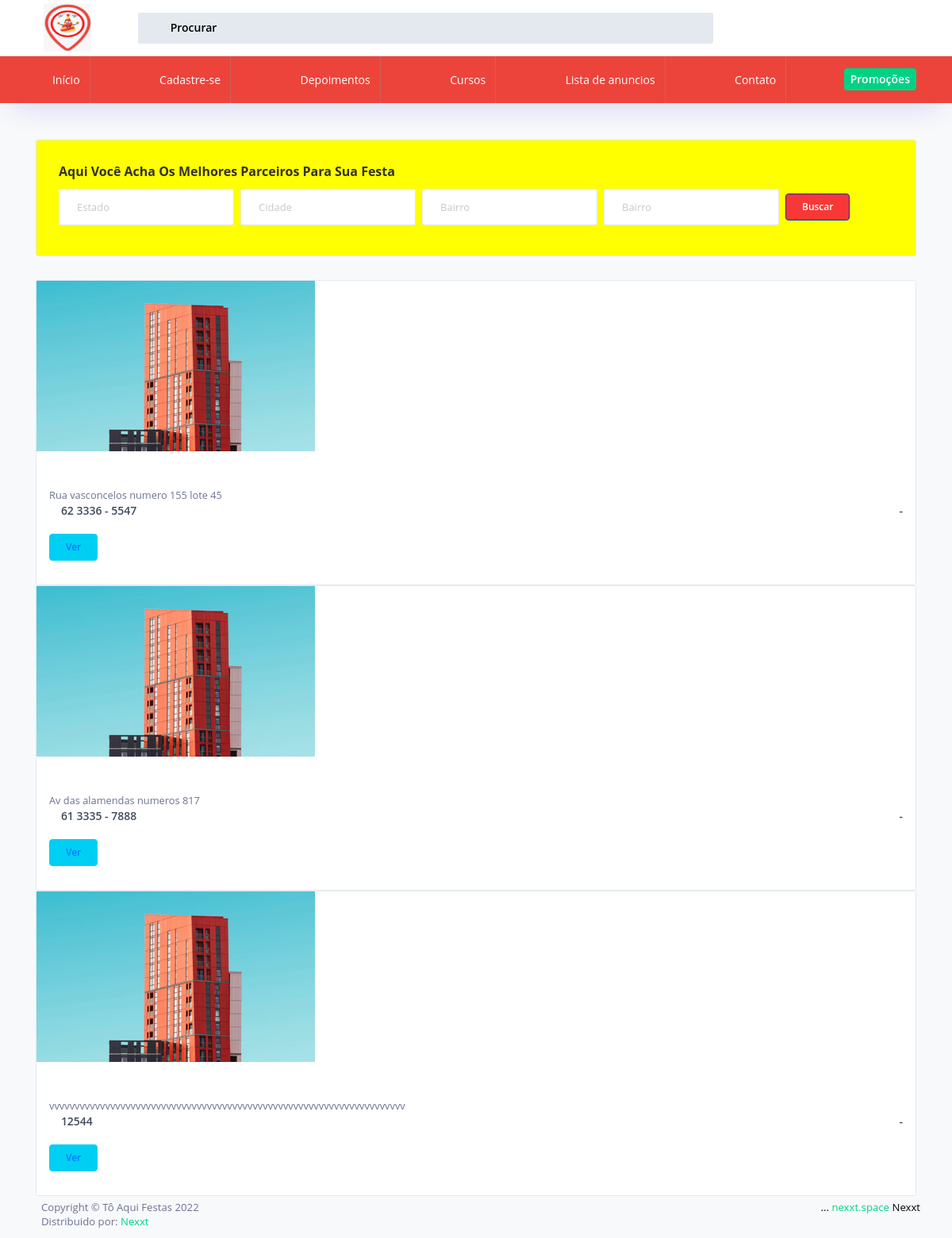
/lista-de-anuncios/, run on an earlier commit of the app's database.
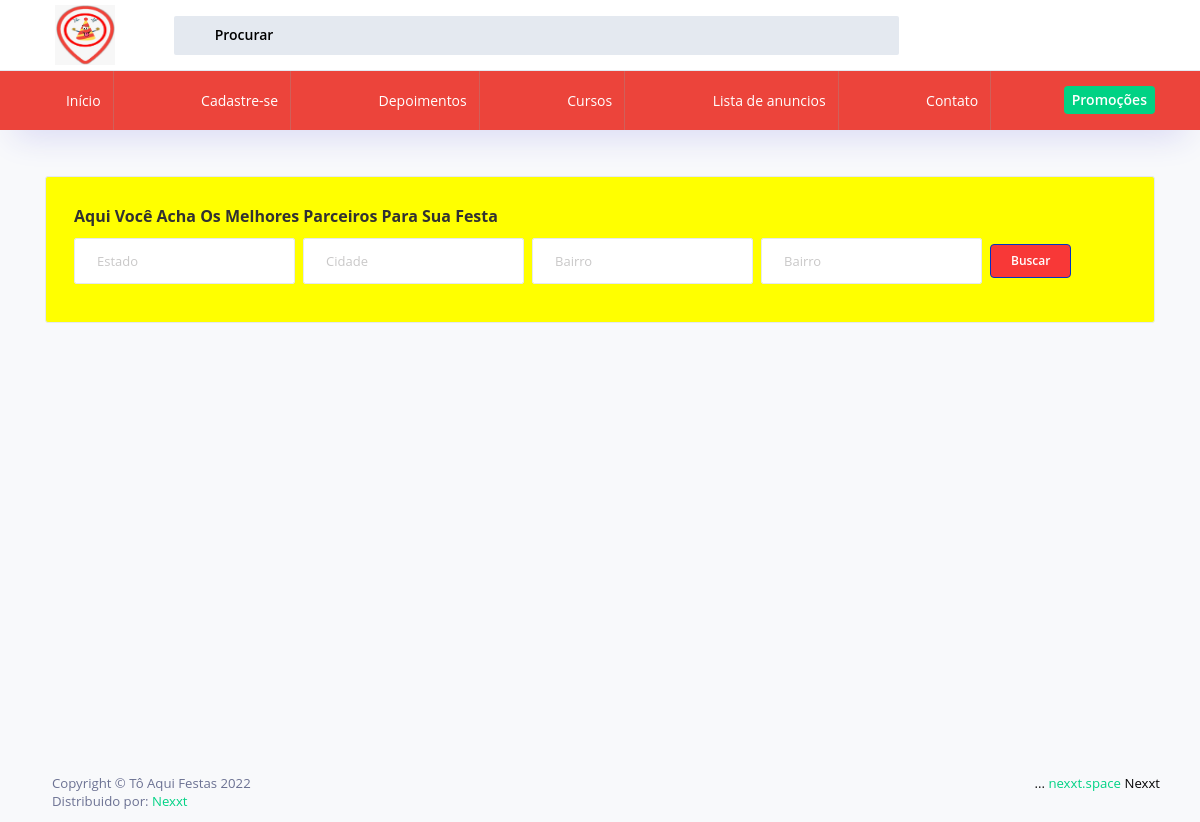
And on a later commit of the database.
### home/models.py (models this page shows, shortened)
class Anuncios(models.Model):
    criado = models.DateTimeField(auto_now_add=True)
    modificado = models.DateTimeField(auto_now=True)
    nome = models.CharField('Nome', max_length=255)
    descricao = models.TextField('Descrição', )
    estado = models.ForeignKey(Estado, on_delete=models.CASCADE)
    categoria = models.ForeignKey(Categorias, on_delete=models.CASCADE)
    endereco = models.CharField('Endereço', max_length=255)
    telefone = models.CharField('Telefone', max_length=255)
    email = models.EmailField('E-mail', max_length=255, null=True, blank=True)
    facebook = models.CharField('Facebook', max_length=255, null=True, blank=True)
    istagram = models.CharField('Instagram', max_length=255, null=True, blank=True)
    class Meta:
        verbose_name = 'Anuncio'
        verbose_name_plural = 'Anuncios'

### home/views.py (the view)
# urls.py: path('lista-de-anuncios/', listaDeAnuncios, name='lista-de-anuncios'),
def listaDeAnuncios(request):
    anuncio = Anuncios.objects.all()
    context = {
        'lista_de_anuncios': anuncio
    }
    return render(request, 'lista-de-anuncios.html', context)

### home/templates/lista-de-anuncios.html (shortened to what this page needs)
{% load static %}
<!DOCTYPE html>
<html lang="en">
<head>
    {% include 'includes/css.html' %}
</head>
<body>
    <div class="container-scroller">
        <div class="horizontal-menu">
            {% include 'includes/header.html' %}
        </div>
        <div class="container-fluid page-body-wrapper">
            <div class="main-panel">
                <div class="content-wrapper pb-0">
                    <div class="row">
                        <div class="col-12 grid-margin stretch-card">
                            <div class="card" style="background-color:yellow;">
                                <div class="card-body">
                                    <h4 class="card-title">Aqui você acha os melhores parceiros para sua festa</h4>
                                    <form class="form-inline">
                                        <input type="text" class="form-control mb-2 mr-sm-2" id="inlineFormInputName2" placeholder="Estado">
                                        <input type="text" class="form-control mb-2 mr-sm-2" id="inlineFormInputName2" placeholder="Cidade">
                                        <input type="text" class="form-control mb-2 mr-sm-2" id="inlineFormInputName2" placeholder="Bairro">
                                        <input type="text" class="form-control mb-2 mr-sm-2" id="inlineFormInputName2" placeholder="Bairro">
                                        <button type="submit" class="btn btn-primary mb-2"> Buscar </button>
                                    </form>
                                </div>
                            </div>
                        </div>
                    </div>
                    {% for anuncio in lista_de_anuncios %}
                    <div class="card">
                        <div class="card-body p-0">
                            <img class="img-fluid" src="../assets/images/dashboard/img_3.jpg" alt="">
                        </div>
                        <div class="card-body px-3 text-dark">
                            <div class="d-flex justify-content-between">
                                <i class="mdi mdi-heart-outline"></i>
                            </div>
                            <small class="d-block text-muted">{{ anuncio.endereco }}
                              </small>
                            <div class="d-flex justify-content-between font-weight-semibold">
                                <p class="mb-0">
                                    <i class="mdi mdi-cellphone star-color pr-1"></i>{{ anuncio.telefone }}</p>
                                <p class="mb-0">{{ anuncio.estado }} - {{ anuncio.cidade }} </p>
                            </div>
                            <button type="button" class="btn btn-info" style="margin-top: 10px;">  <a href="{% url 'detalhes-do-anuncio' anuncio.pk %}">Ver</a></button>
                        </div>
                    </div>
                    {% endfor %}
                </div>
            </div>
            {% include 'includes/footer.html' %}
        </div>
    </div>
    {% include 'includes/js.html' %}
</body>
</html>

What changed in the data, as far as the page shows it:
removed Anuncios: endereco "Rua vasconcelos numero 155 lote 45", telefone "62 3336 - 5547"
removed Anuncios: endereco "Av das alamendas numeros 817", telefone "61 3335 - 7888"
removed Anuncios: endereco "vvvvvvvvvvvvvvvvvvvvvvvvvvvvvvvvvvvvvvvvvvvvvvvvvvvvvvvvvvvvvvvvvvvvvv", telefone "12544"
